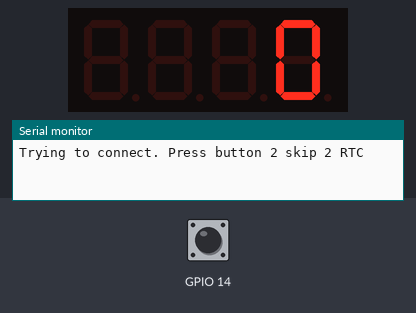
Simulated run of this sketch. Board: ESP8266 (Wemos D1 mini). Shown: 4-digit seven-segment display, the last lines printed to the serial monitor. The inputs (shaded band) are chosen by the test bench; at power-on: GPIO 14 HIGH. WiFi joins after 1.5 s; servers stay silent unless stated; network time is answered at once with the bench clock; the local clock reads 2024-03-15 10:24:30 at power-on unless the sketch sets it.

Above: at 0.7 s.
At 1.6 s:
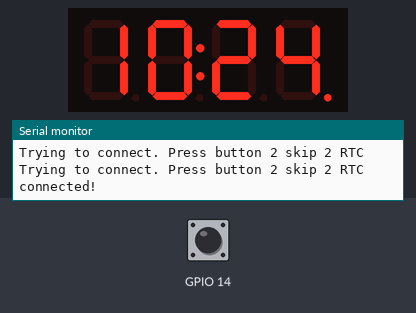
At 90.1 s:
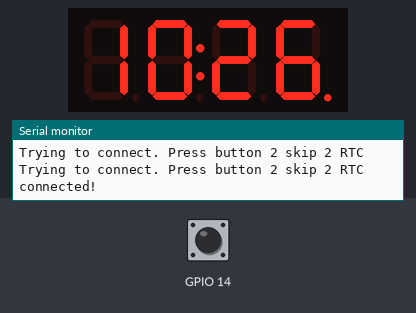

The sketch:

tm1637clock_v1.2.ino
```cpp
#include <NTPClient.h>
#include <ESP8266WiFi.h>
#include <WiFiUdp.h>
#include "RTClib.h"
#include "TM1637Display.h"


/* Libraries used:
RTC module: https://github.com/adafruit/RTClib
NTP client: https://github.com/arduino-libraries/NTPClient/tree/master
display: https://github.com/avishorp/TM1637/blob/master/TM1637Display.h
*/

//wemos d1 mini (clone)

    // NON-blocking timer function (delay() is EVIL)
    int myTimer(int everywhen){

      static unsigned long t1, diff_time;
      int ret=0;

      diff_time= millis() - t1;

      if(diff_time >= everywhen){

        t1= millis();
        ret=1;
      }
      return ret;
    }


//TM1637 DISPLAY SETUP
#define CLK 13
#define DIO 12

    TM1637Display mydisplay(CLK, DIO);
    byte brightness;
//END TM1637 DISPLAY SETUP


  //wifi credentials
  const char *ssid     = "your_ssid";
  const char *password = "your_passw";


  WiFiUDP ntpUDP;  //NTP server uses UDP communication protocol

// You can specify the time server pool and the offset, (in seconds, es:(3600=1h))
// additionally you can specify the update interval (in milliseconds).
  NTPClient timeClient(ntpUDP, "ntp1.inrim.it", 7200);

  RTC_DS1307 rtc;

void setup() {

    Serial.begin(115200);

    mydisplay.setBrightness(7); //display brightness

    pinMode(14, INPUT_PULLUP);


//SETUP NTP
    WiFi.begin(ssid, password);
    mydisplay.clear();
    int ct=4;   //counter used for waiting-4-wifi animation

    //cycle that waits for connection
      while (WiFi.status() != WL_CONNECTED ) {

           //setSegments(const uint8_t segments[], uint8_t length = 1, uint8_t pos = 0); i'll use for an other animation

           if(myTimer(300)){

                  //animation code
                  if(ct<4 && ct>-1){
                  mydisplay.showNumberDecEx(0, 0, false, 1, ct);
                  Serial.println( "Trying to connect. Press button 2 skip 2 RTC" );
                  ct--;
                  //Serial.println("ct FROM 3 TO 0");
                  }

                  // clear() needs to be called in order to refresh the display
                  else if(ct==4){
                    mydisplay.clear();
                    //Serial.println("ct==4" );
                    ct--;
                  }

                  //resetting ct counter
                  else if(ct==-1){
                  ct=4;
                  //Serial.println("ct== -1");
                  }

            }


              //when button is pressed, skips directly to RTC MODE
              if(digitalRead(14) == LOW){
                  break;
              }
      }

      if(WiFi.status() == WL_CONNECTED){
          Serial.println("connected!");
          timeClient.begin();
          timeClient.update();
      }
//END SETUP NTP


//SETUP RTC

  //this checks if you wired the RTC module the right way
  if (!rtc.begin()) {
    Serial.println("Couldn't find RTC");
    Serial.flush();
    while (1) delay(10);
  }

  //checks if RTC hasn't data in it yet
  if (!rtc.isrunning()) {
    Serial.println("RTC is NOT running, let's set the time!");

    // When time needs to be set on a new device, or after a power loss,
    // This line sets the RTC with an explicit date & time, for example to set
    // January 21, 2014 at 3am you would call:
    // rtc.adjust(DateTime(2014, 1, 21, 3, 0, 0));
    rtc.adjust(DateTime(2025, 3, 20, timeClient.getHours(), timeClient.getMinutes(), timeClient.getSeconds()));
    //PS: __DATE__ e __TIME__ are macros that sets the RTC to the date & time this sketch was compiled
  }

}


void loop() {

  //NTP Mode
  if(WiFi.status() == WL_CONNECTED){

  timeClient.update(); //mandatory

  mydisplay.showNumberDecEx(timeClient.getHours(), 0b01000000, true, 2, 0);
  mydisplay.showNumberDecEx(timeClient.getMinutes(), 0b01000000, true, 2, 2);
  }


  //RTC Mode (when there's no wifi)
  else{
  DateTime adesso = rtc.now();

  mydisplay.showNumberDecEx(adesso.hour(), 0b01000000, true, 2, 0);
  mydisplay.showNumberDecEx(adesso.minute(), 0b01000000, true, 2, 2);
     }


}
```

Measured:
- what the display in image 1 shows lasts 28.4 s, from 1.6 s to 30.0 s
